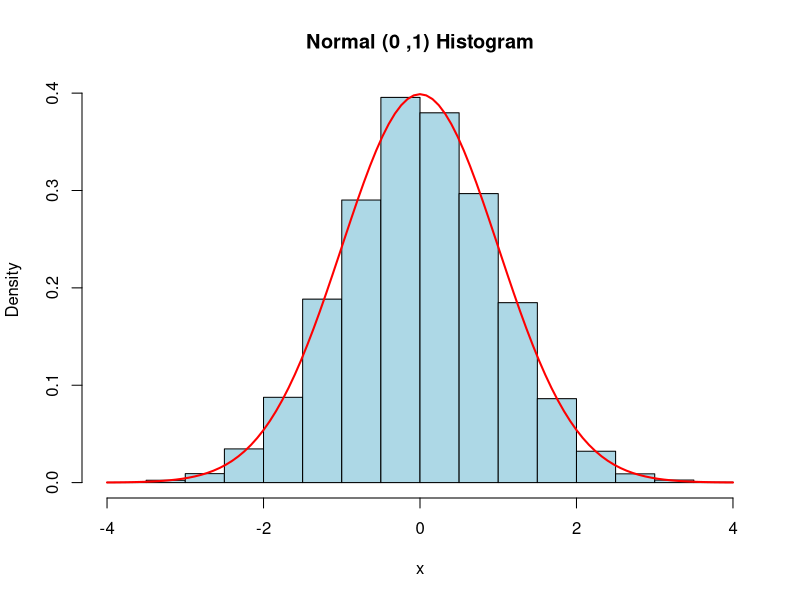
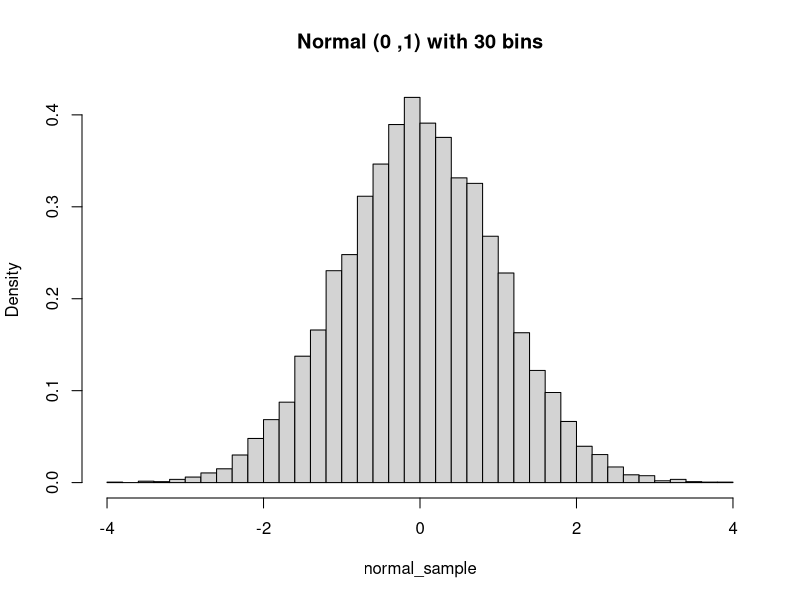
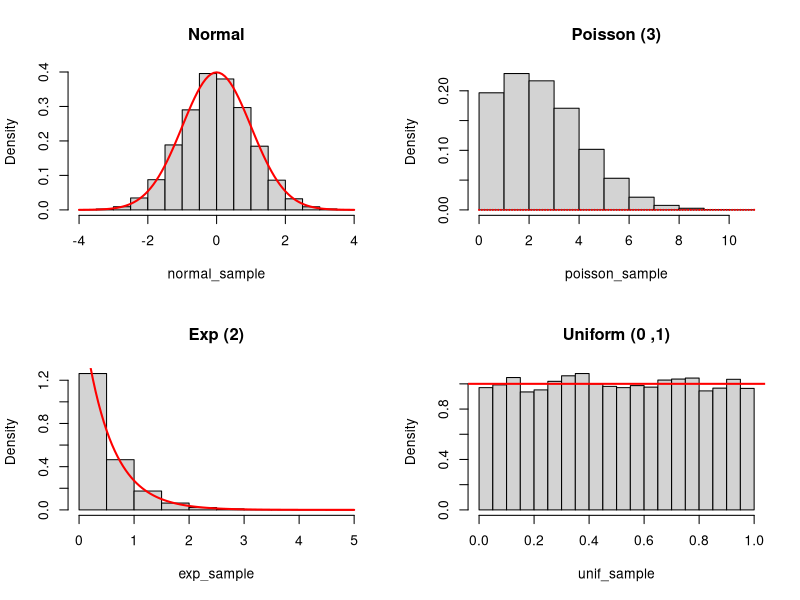
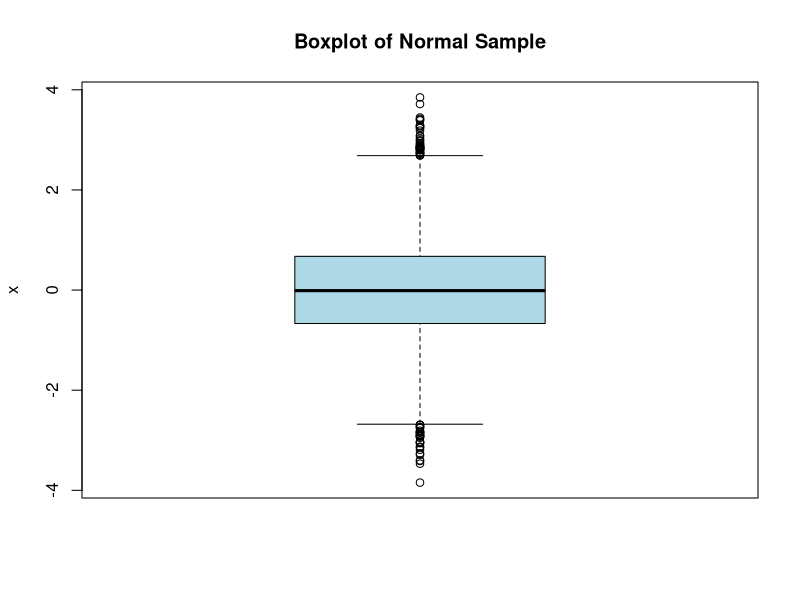
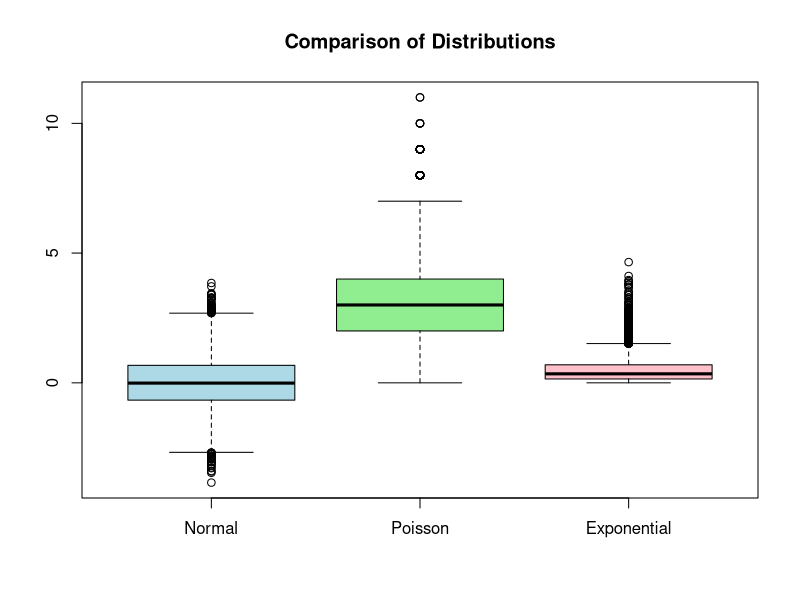
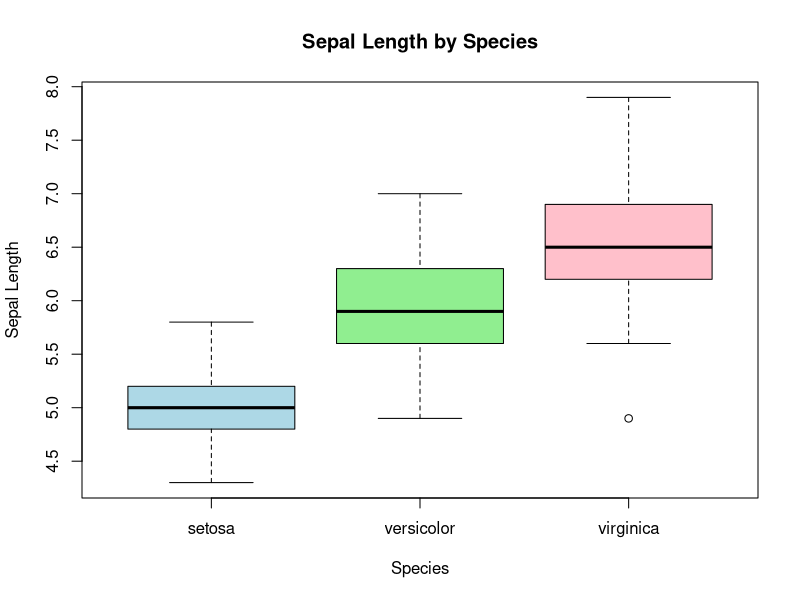
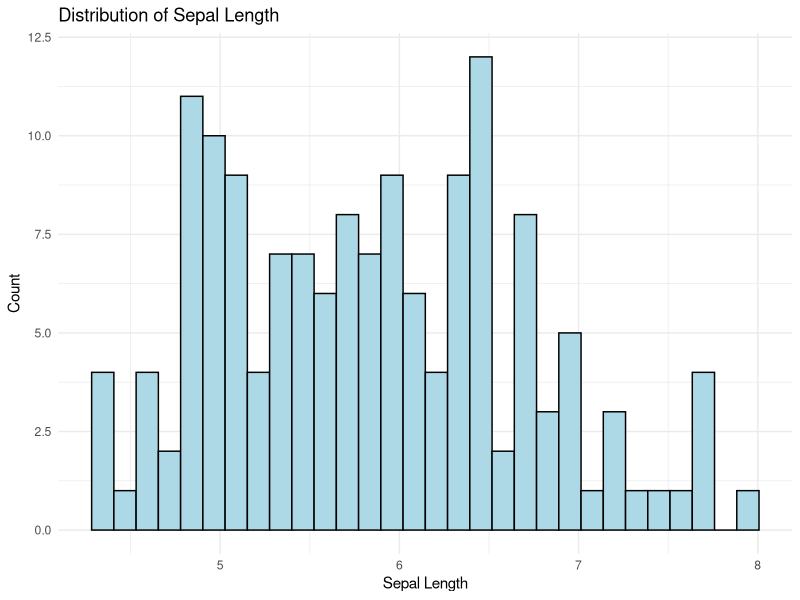
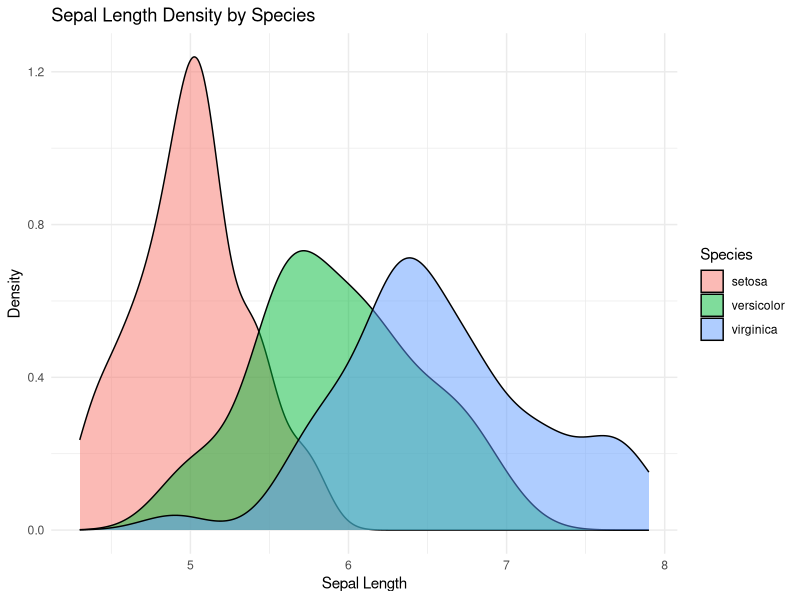

Write R code to recreate these figures, in order.
install.packages("ggplot2")
install.packages("dplyr")
#loading the libraries
library(ggplot2); library(dplyr)

#Exercise 1: Generating Random Samples
# Set seed for reproducibility
set.seed (123)

# Generate samples
n <- 10000

normal_sample <- rnorm (n, mean = 0, sd = 1)
poisson_sample <- rpois (n, lambda = 3)
binom_sample <- rbinom (n, size = 10, prob = 0.5)
exp_sample <- rexp (n, rate = 2)
unif_sample <- runif (n, min = 0, max = 1)

# Check samples
head(normal_sample)
summary(normal_sample)
summary(poisson_sample)

#Exercise 2: Compute density and cumulative probability functions
# PDF values (density)
x <- seq(-4, 4, length.out = 100)
dnorm(x, mean = 0, sd = 1)

# CDF values (cumulative probability)
pnorm(1.96) # P(Z <= 1.96)
pnorm(0) # P(Z <= 0)
qnorm(0.975) # 97.5th percentile

# Binomial
dbinom(5, size = 10, prob = 0.5) # P(X = 5)
pbinom(7, size = 10, prob = 0.5) # P(X <= 7)

# Poisson
dpois(3, lambda = 3) # P(X = 3)
ppois(5, lambda = 3) # P(X <= 5)

#Exercise 3: Histograms & Density Plots
#Goal: Create histograms with overlaid theoretical densities
# Basic histogram
hist(normal_sample, main = "Normal (0 ,1) Histogram",
     xlab = "x", col = "lightblue", probability = TRUE)

# Add theoretical density
curve(dnorm(x, mean = 0, sd = 1), add = TRUE,
     col = "red", lwd = 2)

# Histogram with custom breaks
hist(normal_sample, breaks = 30, probability = TRUE,
     main = "Normal (0 ,1) with 30 bins")

# Multiple plots in one window
par(mfrow = c(2, 2))

hist(normal_sample, probability = TRUE, main = "Normal")
curve(dnorm(x), add = TRUE, col = "red", lwd = 2)

hist(poisson_sample, probability = TRUE, main = "Poisson (3)")
curve(dpois(x, lambda = 3), add = TRUE, col = "red", lwd = 2, type =
             "h")

hist(exp_sample, probability = TRUE, main = "Exp (2)")
curve(dexp(x, rate = 2), add = TRUE, col = "red", lwd = 2)

hist(unif_sample, probability = TRUE, main = "Uniform (0 ,1)")
abline(h = 1, col = "red", lwd = 2)

# Reset plot layout
par( mfrow = c(1, 1))

#Exercise 4: Boxplots to compare distributions
# Boxplot for one variable
boxplot(normal_sample, main = "Boxplot of Normal Sample",
         ylab = "x", col = "lightblue")

# Boxplots for multiple samples
boxplot(normal_sample, poisson_sample, exp_sample,
       names = c("Normal", "Poisson", "Exponential"),
       main = "Comparison of Distributions",
       col = c("lightblue", "lightgreen", "pink"))

# Boxplot by group using iris
boxplot(Sepal.Length ~ Species , data = iris,
        main = "Sepal Length by Species",
        xlab = "Species", ylab = "Sepal Length",
        col = c("lightblue", "lightgreen", "pink"))

# Exercise 5: Introduction to ggplot2
# Histogram with ggplot2
ggplot(iris, aes(x = Sepal.Length)) +
  geom_histogram(bins = 30, fill = "lightblue", color = "black") +
  labs(title = "Distribution of Sepal Length",
       x = "Sepal Length", y = "Count") +
  theme_minimal()

# Density plot
ggplot(iris, aes(x = Sepal.Length, fill = Species)) +
  geom_density(alpha = 0.5) +
  labs(title = "Sepal Length Density by Species",
       x = "Sepal Length", y = "Density") +
  theme_minimal()

# Scatter plot
ggplot(iris, aes(x = Sepal.Length, y = Petal.Length , color = Species))+
  geom_point(size = 3, alpha = 0.7) +
  labs(title = "Sepal Length vs Petal Length",
       x = "Sepal Length", y = "Petal Length") +
  theme_minimal()

# Boxplot with ggplot2
ggplot(iris, aes(x = Species, y = Sepal.Length, fill = Species)) +
  geom_boxplot() +
  labs(title = "Sepal Length by Species",
         x = "Species", y = "Sepal Length") +
  theme_minimal() +
  theme(legend.position = "none")

# Faceting
ggplot(iris, aes(x = Sepal.Length, fill = Species)) +
  geom_histogram(bins = 20, alpha = 0.7) +
  facet_wrap(~ Species) +
  labs(title = "Sepal Length by Species") +
  theme_minimal()

# Saving plots
ggsave("sepal_length_ histogram.png", width = 8, height = 6)

# Exercise 6: Comparing Empirical and Theoretical Distributions
#Goal: Compare generated samples to theoretical distributions
# Q-Q plot ( Quantile - Quantile )
qqnorm(normal_sample)
qqline(normal_sample, col = "red", lwd = 2)

# Q-Q plot for Poisson
qqplot(rpois (1000, lambda = 3), poisson_sample)
abline(0, 1, col = "red")

# Kolmogorov - Smirnov test
ks.test(normal_sample, "pnorm", mean = 0, sd = 1)
ks.test(poisson_sample, "ppois", lambda = 3)

# Compare empirical CDF to theoretical
plot(ecdf(normal_sample), main = "Empirical vs Theoretical CDF")
curve(pnorm(x, mean = 0, sd = 1), add = TRUE, col = "red", lwd = 2)
legend("topleft", legend = c("Empirical", "Theoretical"),
       col = c("black", "red"), lwd = c(1, 2))

 
#Exercise 7: challenge problems
#7.1. Create a 2x2 grid of histograms for different Normal distributions (varying mean and sd).
set.seed(123)

normal1 <- rnorm(1000, mean = 0, sd = 1)
normal2 <- rnorm(1000, mean = 5, sd = 1)
normal3 <- rnorm(1000, mean = 0, sd = 2)
normal4 <- rnorm(1000, mean = 5, sd = 2)

# Create a 2x2 grid
par(mfrow = c(2, 2))

# Histogram 1
hist(normal1,
     main = "Normal: mean = 0, sd = 1",
     xlab = "Value",
     col = "lightblue")

# Histogram 2
hist(normal2,
     main = "Normal: mean = 5, sd = 1",
     xlab = "Value",
     col = "lightgreen")

# Histogram 3
hist(normal3,
     main = "Normal: mean = 0, sd = 2",
     xlab = "Value",
     col = "lightpink")

# Histogram 4
hist(normal4,
     main = "Normal: mean = 5, sd = 2",
     xlab = "Value",
     col = "lightyellow")

#7.2. Generate 10,000 samples from a Beta(2,5) distribution and compare to the theoretical density.
set.seed(123)

beta_sample <- rbeta(10000, shape1 = 2, shape2 = 5)

# Plot the histogram as a density
hist(beta_sample,
     probability = TRUE,
     breaks = 30,
     main = "Beta(2,5): Sample vs Theoretical Density",
     xlab = "Value",
     col = "lightblue",
     border = "white")

# Add the theoretical Beta(2,5) density
curve(dbeta(x, shape1 = 2, shape2 = 5),
      from = 0,
      to = 1,
      add = TRUE,
      col = "red",
      lwd = 2)

# Add a legend
legend("topright",
       legend = c("Sample", "Theoretical density"),
       fill = c("lightblue", NA),
       border = c("white", NA),
       col = c(NA, "red"),
       lwd = c(NA, 2))


#7.3. Create a publication-ready plot of iris data and export it as a PDF.
p <- ggplot(iris, aes(x = Sepal.Length,
                      y = Sepal.Width,
                      color = Species)) +
  geom_point(size = 2.5, alpha = 0.8) +
  labs(
    title = "Sepal Dimensions of Iris Species",
    x = "Sepal Length (cm)",
    y = "Sepal Width (cm)",
    color = "Species"
  ) +
  theme_classic(base_size = 12) +
  theme(
    plot.title = element_text(face = "bold", size = 14),
    axis.title = element_text(face = "bold"),
    legend.position = "right"
  )

# Display the plot
print(p)

# Export as PDF
ggsave(
  filename = "iris_publication_plot.pdf",
  plot = p,
  width = 7,
  height = 5,
  units = "in"
)
